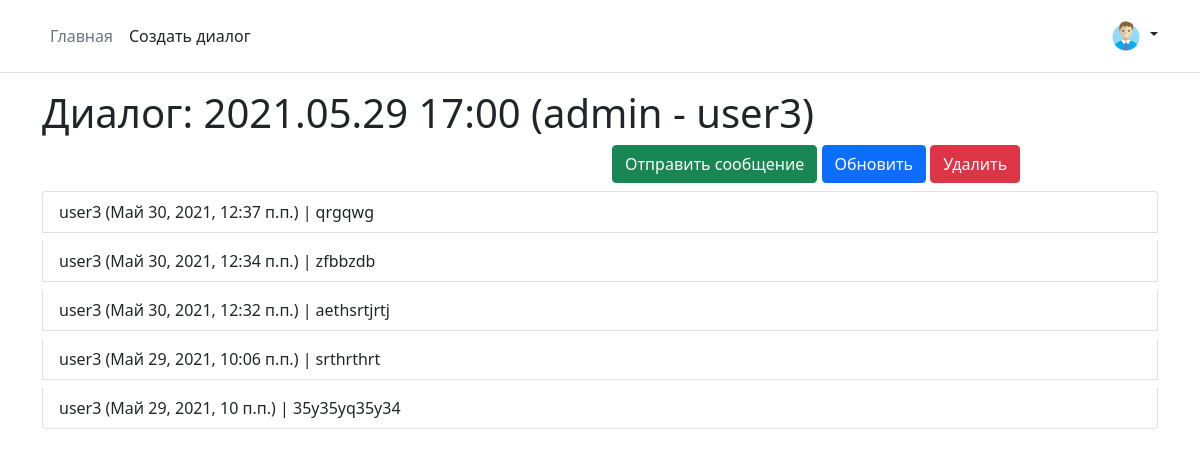
Screenshot of /dialog/show/33/ with the database file from the repository.
### mainapp/models.py (models this page shows, shortened)
class Dialog(models.Model):
    created = models.DateTimeField(verbose_name='отправлено',
                                   auto_now_add=True,
                                   db_index=True)
    name = models.CharField(verbose_name='имя', max_length=64, blank=True)
    @cached_property
    def all_members(self):
        return self.members.all()
    def get_messages_all(self):
        return Message.objects.filter(sender__in=self.all_members). \
            select_related('sender__member')
    def get_sender(self, user_id):
        return self.all_members.filter(member_id=user_id).first()
    def __str__(self):
        members = User.objects.filter(
            pk__in=self.all_members.values_list('member_id', flat=True)). \
            values_list('username', flat=True)
        result = f'{self.created.strftime("%Y.%m.%d %H:%M")} ' \
                 f'({" - ".join(members)})'
        return result
    class Meta:
        verbose_name = 'диалог'
        verbose_name_plural = 'диалоги'
        ordering = ['-created']

class Message(models.Model):
    sender = models.ForeignKey(DialogMemebers,
                               verbose_name='отправитель',
                               on_delete=models.CASCADE)
    text = models.TextField(verbose_name='сообщение')
    read = models.BooleanField(verbose_name='прочитано', default=False)
    created = models.DateTimeField(verbose_name='отправлено',
                                   auto_now_add=True,
                                   db_index=True)
    class Meta:
        verbose_name = 'сообщение'
        verbose_name_plural = 'сообщения'
        ordering = ['-created']

class DialogMemebers(models.Model):
    CREATOR = '0'
    INTERLOCUTOR = '1'
    ROLE_CHOICES = (
        (CREATOR, 'создатель'),
        (INTERLOCUTOR, 'собеседник'),
    )
    dialog = models.ForeignKey(Dialog,
                               verbose_name='диалог',
                               on_delete=models.CASCADE,
                               related_name="members")
    member = models.ForeignKey(User,
                               verbose_name='участник диалога',
                               on_delete=models.CASCADE,
                               related_name="dialogs")
    role = models.CharField(verbose_name='роль',
                            choices=ROLE_CHOICES,
                            db_index=True, max_length=128)
    class Meta:
        verbose_name = 'люди в диалоге'
        verbose_name_plural = 'люди в диалогах'
        ordering = ['dialog', '-role', 'member']

### mainapp/views.py (the view)
# urls.py: path('dialog/show/<int:dialog_pk>/', mainapp.dialog_show, name='dialog_show'),
def dialog_show(request, dialog_pk):
    dialog = get_object_or_404(Dialog, pk=dialog_pk)
    sender = dialog.get_sender(request.user.pk)
    context = {
        'title': 'диалог',
        'dialog': dialog,
        'sender': sender,
    }
    return render(request, 'mainapp/dialog.html', context)

### mainapp/templates/mainapp/dialog.html (shortened to what this page needs)
{% extends 'mainapp/base.html' %}
{% block content %}
    <h3 class="display-6">Диалог: {{ dialog }}</h3>
    <div class="row">
        <div class="col">
        </div>
        <div class="col dialog-messages">
            <a href="{% url 'mainapp:dialog_message_create' sender.id %}" class="btn btn-success">Отправить
                сообщение</a>
            <a href="{% url 'main:dialog_new_messages' dialog.id %}" class="btn btn-primary dialog-update">Обновить</a>
            <a href="{% url 'main:delete_dialog' dialog.id %}" class="btn btn-danger">Удалить</a>
        </div>
    </div>
    <ul class="list-group messages-list">
        {% for item in dialog.get_messages_all %}
            <li class="list-group-item mt-2 message-{{ item.pk }}">{{ item.sender.member.username }}
                ({{ item.created }})
                | {{ item.text|linebreaksbr }}</li>
        {% endfor %}
    </ul>
{% endblock %}

### rows the page displays
Dialog: created "2021.05.29 17:00 (admin - user3)"
Message: sender.member.username "user3", created "Май 30, 2021, 12:37 п.п.", text "qrgqwg"
Message: sender.member.username "user3", created "Май 30, 2021, 12:34 п.п.", text "zfbbzdb"
Message: sender.member.username "user3", created "Май 30, 2021, 12:32 п.п.", text "aethsrtjrtj"
Message: sender.member.username "user3", created "Май 29, 2021, 10:06 п.п.", text "srthrthrt"
Message: sender.member.username "user3", created "Май 29, 2021, 10 п.п.", text "35y35yq35y34"
